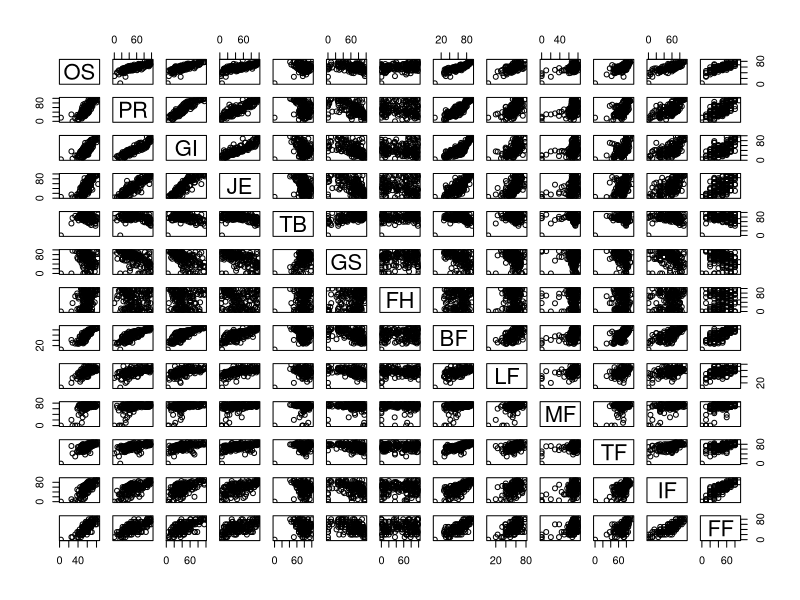
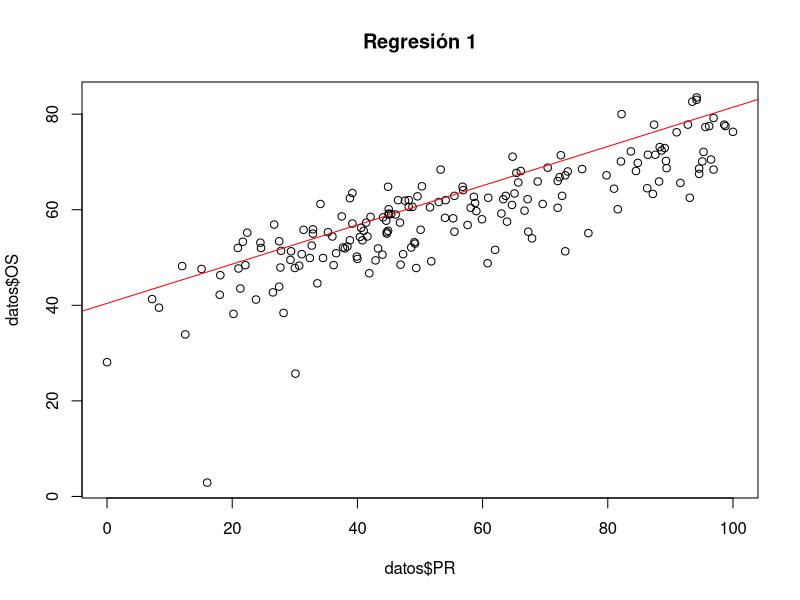
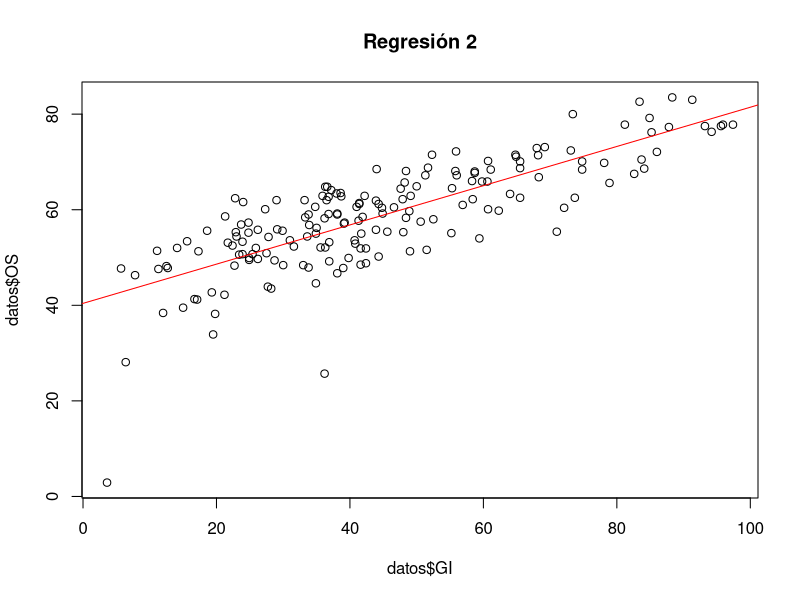

Reproduce these figures in R, in order.
# -----------------------------
#         PRIMER PUNTO
# -----------------------------
datos = read.csv("data/datos.csv")
# Realizar una visualización de los datos
View(datos) # Muestra los datos
# Realizar análisis descriptivo
plot(datos) # Muestra matriz de correlación
cor(datos) # Matriz numérica de correlación
# -----------------------------
#         SEGUNDO PUNTO
# -----------------------------
n = nrow(datos) # Tamaño de los datos
# Ajuste de modelos lineales
modelo1 = lm(OS ~ GI, data = datos)
modelo2 = lm(OS ~ PR, data = datos)
# Ejecución del resumen de los modelos
resumen1 = summary(modelo1) # Primer resumen
resumen2 = summary(modelo2) # Segundo resumen
# Verificar si B0 está contenido en el conjunto de datos
min(datos) # sí está contenido
# Graficar las regresiones
# Primera regresión
plot(datos$PR, datos$OS, main = "Regresión 1")
abline(modelo1, col = "red")
# Segunda regresión  
plot(datos$GI, datos$OS, main = "Regresión 2")
abline(modelo1, col = "red")

# Verificar las unidades
summary(datos)
# -----------------------------
#         TEECER PUNTO
# -----------------------------
# Probar la significancia de la regresión
anova(modelo1)
# -----------------------------
#         QUINTO PUNTO
# -----------------------------
# IC para la respuesta medio
predict(modelo1, newdata = data.frame(GI = 9), 
        interval = "confidence", 
        level = 0.95)
predict(modelo1, newdata = data.frame(GI = 9), 
        interval = "prediction", 
        level = 0.95)